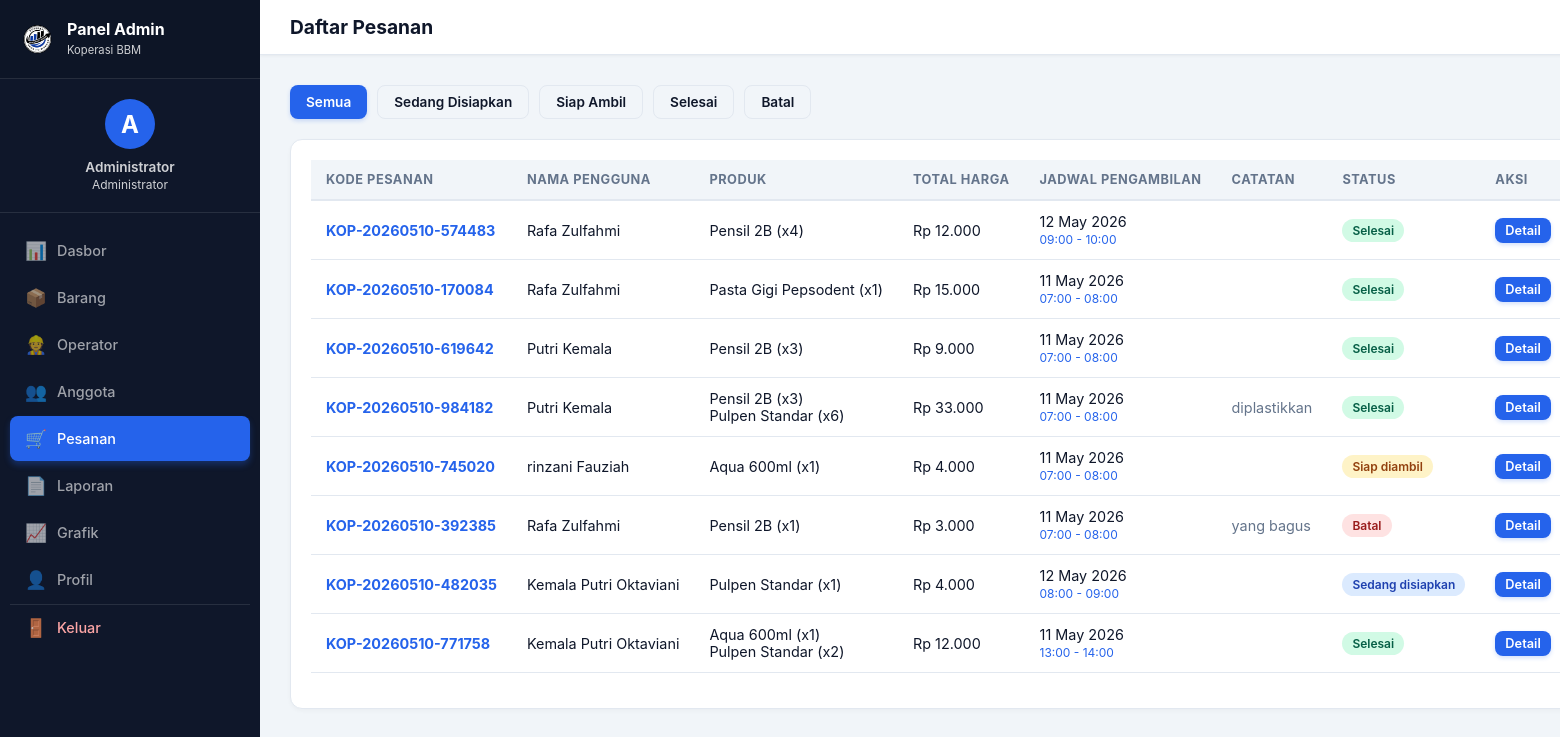
/koperasibbm/admin/pesanan.php (signed in), run on an earlier commit of the app's database.
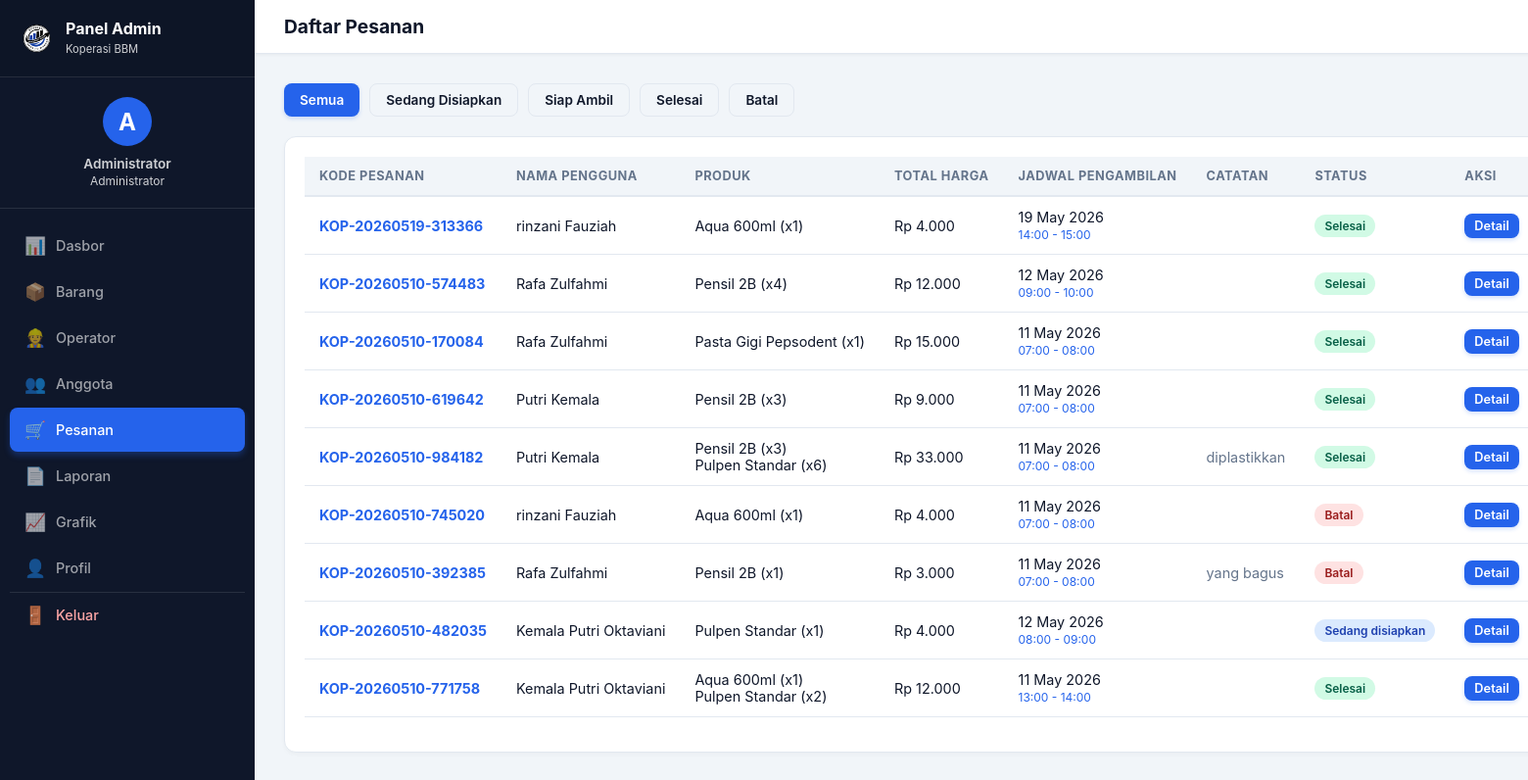
And on a later commit of the database.
### tables this page shows
CREATE TABLE `pesanan` (
  `id_pesanan` int NOT NULL,
  `kode_pesanan` varchar(20) DEFAULT NULL,
  `id_user` int NOT NULL,
  `total_harga` decimal(10,2) NOT NULL,
  `status` enum('Sedang disiapkan','Siap diambil','Selesai','Batal') NOT NULL DEFAULT 'Sedang disiapkan',
  `metode_pengambilan` enum('Mandiri','Slot Waktu') DEFAULT 'Mandiri',
  `created_at` timestamp NULL DEFAULT CURRENT_TIMESTAMP,
  `id_slot` int DEFAULT NULL,
  `jadwal_pengambilan` varchar(100) DEFAULT 'Mandiri',
  `tanggal_ambil` date DEFAULT NULL,
  `jam_ambil` varchar(50) DEFAULT NULL,
  `catatan` text
);

CREATE TABLE `users` (
  `id_user` int NOT NULL,
  `nama_lengkap` varchar(100) NOT NULL,
  `username` varchar(50) NOT NULL,
  `password` varchar(255) NOT NULL,
  `no_telepon` varchar(20) DEFAULT NULL,
  `role` enum('admin','operator','user') NOT NULL DEFAULT 'user',
  `jenis_anggota` enum('Murid','Guru','Internal Sekolah') DEFAULT NULL,
  `nis` varchar(20) DEFAULT NULL,
  `nip` varchar(20) DEFAULT NULL,
  `bagian_internal` enum('kantin','satpam','staf sekolah') DEFAULT NULL,
  `created_at` timestamp NULL DEFAULT CURRENT_TIMESTAMP
);

### koperasibbm/config/database.php (called while the page is built, shortened)
<?php
function base_url() {
    return "http://localhost/koperasibbm";
}
?>

### koperasibbm/admin/pesanan.php (the view, shortened to what this page needs)
<?php
require_once __DIR__ . '/../config/database.php';
 $filter = isset($_GET['status']) ? mysqli_real_escape_string($conn, $_GET['status']) : '';
 $where = $filter ? "AND p.status='$filter'" : "";
 $pesanan = mysqli_query($conn, "SELECT p.*, u.nama_lengkap FROM pesanan p JOIN users u ON p.id_user=u.id_user WHERE 1=1 $where ORDER BY p.created_at DESC");
?>
<!DOCTYPE html>
<html lang="id">
<head><meta charset="UTF-8"><meta name="viewport" content="width=device-width, initial-scale=1.0"><title>Pesanan</title><link rel="stylesheet" href="<?php echo base_url(); ?>/assets/css/style.css"></head>
<body>
<div class="admin-container">
    <?php include __DIR__ . '/../includes/admin_sidebar.php'; ?>
    <div class="main-panel">
        <div class="topbar"><h2>Daftar Pesanan</h2></div>
        <div class="content-wrapper">
            <div style="display:flex; gap:10px; margin-bottom:20px; flex-wrap:wrap;">
                <a href="?status=" class="btn <?php echo !$filter ? 'btn-primary' : 'btn-outline'; ?>">Semua</a>
                <a href="?status=Sedang disiapkan" class="btn <?php echo $filter=='Sedang disiapkan' ? 'btn-primary' : 'btn-outline'; ?>">Sedang Disiapkan</a>
                <a href="?status=Siap diambil" class="btn <?php echo $filter=='Siap diambil' ? 'btn-primary' : 'btn-outline'; ?>">Siap Ambil</a>
                <a href="?status=Selesai" class="btn <?php echo $filter=='Selesai' ? 'btn-primary' : 'btn-outline'; ?>">Selesai</a>
                <a href="?status=Batal" class="btn <?php echo $filter=='Batal' ? 'btn-primary' : 'btn-outline'; ?>">Batal</a>
            </div>
            <div class="card">
                <div class="table-responsive">
                    <table>
                        <thead>
                            <tr>
                                <th>Kode Pesanan</th>
                                <th>Nama Pengguna</th>
                                <th>Produk</th>
                                <th>Total Harga</th>
                                <th>Jadwal Pengambilan</th>
                                <th>Catatan</th>
                                <th>Status</th>
                                <th>Aksi</th>
                            </tr>
                        </thead>
                        <tbody>
                        <?php while($p = mysqli_fetch_assoc($pesanan)):
                            $kode = $p['kode_pesanan'] ?: 'TRS-'.str_pad($p['id_pesanan'], 4, '0', STR_PAD_LEFT);
                            $det_q = mysqli_query($conn, "SELECT dp.jumlah, pr.nama_produk FROM detail_pesanan dp JOIN produk pr ON dp.id_produk=pr.id_produk WHERE dp.id_pesanan=".$p['id_pesanan']);
                            $prods = [];
                            while($d = mysqli_fetch_assoc($det_q)) { $prods[] = $d['nama_produk']." (x".$d['jumlah'].")"; }
                            $prod_string = implode("<br>", $prods);
                            $badge_class = 'badge-info';
                            if($p['status'] == 'Siap diambil') $badge_class = 'badge-warning';
                            if($p['status'] == 'Selesai') $badge_class = 'badge-success';
                            if($p['status'] == 'Batal') $badge_class = 'badge-danger';
                        ?>
                        <tr>
                            <td><strong style="color:var(--primary);"><?php echo $kode; ?></strong></td>
                            <td><?php echo htmlspecialchars($p['nama_lengkap']); ?></td>
                            <td style="font-size:0.9rem;"><?php echo $prod_string; ?></td>
                            <td>Rp <?php echo number_format($p['total_harga'],0,',','.'); ?></td>
                            <td>
                                <?php echo date('d M Y', strtotime($p['tanggal_ambil'])); ?><br>
                                <small style="color:var(--primary);"><?php echo $p['jam_ambil']; ?></small>
                            </td>
                            <td style="font-size:0.9rem; color:var(--text-gray);"><?php echo htmlspecialchars($p['catatan'] ?? '-'); ?></td>
                            <td><span class="badge <?php echo $badge_class; ?>"><?php echo $p['status']; ?></span></td>
                            <td>
                                <a href="#" onclick="alert('Fitur detail pesanan akan ditampilkan di sini. Kode: <?php echo $kode; ?>')" class="btn btn-sm btn-primary">Detail</a>
                            </td>
                        </tr>
                        <?php endwhile; ?>
                        </tbody>
                    </table>
                </div>
            </div>
        </div>
    </div>
</div>
</body>
</html>

What changed in the data, as far as the page shows it:
added pesanan: kode_pesanan "KOP-20260519-313366", id_user.nama_lengkap "rinzani Fauziah", prods "Aqua 600ml (x1)", total_harga "4.000", tanggal_ambil "19 May 2026", jam_ambil "14:00 - 15:00", status "Selesai"
changed pesanan "KOP-20260510-745020": status "Siap diambil" → "Batal"
